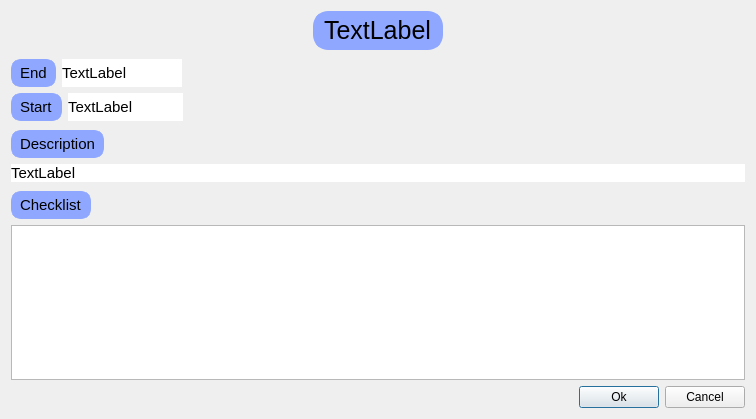
<?xml version="1.0" encoding="UTF-8"?>
<ui version="4.0">
 <class>Otask</class>
 <widget class="QDialog" name="Otask">
  <property name="geometry">
   <rect>
    <x>0</x>
    <y>0</y>
    <width>756</width>
    <height>419</height>
   </rect>
  </property>
  <property name="windowTitle">
   <string>Dialog</string>
  </property>
  <layout class="QVBoxLayout" name="verticalLayout">
   <item>
    <layout class="QHBoxLayout" name="horizontalLayout_4">
     <item>
      <spacer name="horizontalSpacer">
       <property name="orientation">
        <enum>Qt::Horizontal</enum>
       </property>
       <property name="sizeHint" stdset="0">
        <size>
         <width>40</width>
         <height>20</height>
        </size>
       </property>
      </spacer>
     </item>
     <item>
      <widget class="QLabel" name="taskLabel">
       <property name="styleSheet">
        <string notr="true">color : black;
border-width: 5px;
border-style: solid;
border-radius : 15px;
border-color : rgb(143, 167, 255);
background-color : rgb(143, 167, 255);
font-size : 25px;


</string>
       </property>
       <property name="text">
        <string>TextLabel</string>
       </property>
      </widget>
     </item>
     <item>
      <spacer name="horizontalSpacer_2">
       <property name="orientation">
        <enum>Qt::Horizontal</enum>
       </property>
       <property name="sizeHint" stdset="0">
        <size>
         <width>40</width>
         <height>20</height>
        </size>
       </property>
      </spacer>
     </item>
    </layout>
   </item>
   <item>
    <spacer name="verticalSpacer_3">
     <property name="orientation">
      <enum>Qt::Vertical</enum>
     </property>
     <property name="sizeHint" stdset="0">
      <size>
       <width>20</width>
       <height>40</height>
      </size>
     </property>
    </spacer>
   </item>
   <item>
    <layout class="QVBoxLayout" name="verticalLayout_4">
     <item>
      <layout class="QFormLayout" name="formLayout_3">
       <item row="0" column="0">
        <widget class="QLabel" name="label_3">
         <property name="styleSheet">
          <string notr="true">color : black;
border-width: 5px;
border-style: solid;
border-radius : 10px;
border-color : rgb(143, 167, 255);
background-color : rgb(143, 167, 255);
font-size : 15px;</string>
         </property>
         <property name="text">
          <string>End</string>
         </property>
        </widget>
       </item>
       <item row="0" column="1">
        <widget class="QLabel" name="endLabel">
         <property name="maximumSize">
          <size>
           <width>120</width>
           <height>16777215</height>
          </size>
         </property>
         <property name="styleSheet">
          <string notr="true">font-size : 15px;
background-color : white;</string>
         </property>
         <property name="text">
          <string>TextLabel</string>
         </property>
        </widget>
       </item>
      </layout>
     </item>
     <item>
      <layout class="QFormLayout" name="formLayout_4">
       <item row="0" column="0">
        <widget class="QLabel" name="label_2">
         <property name="styleSheet">
          <string notr="true">color : black;
border-width: 5px;
border-style: solid;
border-radius : 10px;
border-color : rgb(143, 167, 255);
background-color : rgb(143, 167, 255);
font-size : 15px;</string>
         </property>
         <property name="text">
          <string>Start</string>
         </property>
        </widget>
       </item>
       <item row="0" column="1">
        <widget class="QLabel" name="startLabel">
         <property name="maximumSize">
          <size>
           <width>115</width>
           <height>16777215</height>
          </size>
         </property>
         <property name="styleSheet">
          <string notr="true">font-size : 15px;
background-color : white;</string>
         </property>
         <property name="text">
          <string>TextLabel</string>
         </property>
        </widget>
       </item>
      </layout>
     </item>
    </layout>
   </item>
   <item>
    <spacer name="verticalSpacer_2">
     <property name="orientation">
      <enum>Qt::Vertical</enum>
     </property>
     <property name="sizeHint" stdset="0">
      <size>
       <width>20</width>
       <height>40</height>
      </size>
     </property>
    </spacer>
   </item>
   <item>
    <layout class="QVBoxLayout" name="verticalLayout_2">
     <item>
      <layout class="QHBoxLayout" name="horizontalLayout_5">
       <item>
        <widget class="QLabel" name="label_4">
         <property name="styleSheet">
          <string notr="true">color : black;
border-width: 5px;
border-style: solid;
border-radius : 10px;
border-color : rgb(143, 167, 255);
background-color : rgb(143, 167, 255);
font-size : 15px;</string>
         </property>
         <property name="text">
          <string>Description</string>
         </property>
        </widget>
       </item>
       <item>
        <spacer name="horizontalSpacer_3">
         <property name="orientation">
          <enum>Qt::Horizontal</enum>
         </property>
         <property name="sizeHint" stdset="0">
          <size>
           <width>40</width>
           <height>20</height>
          </size>
         </property>
        </spacer>
       </item>
      </layout>
     </item>
     <item>
      <widget class="QLabel" name="descLabel">
       <property name="styleSheet">
        <string notr="true">font-size : 15px;
background-color : white;</string>
       </property>
       <property name="text">
        <string>TextLabel</string>
       </property>
      </widget>
     </item>
     <item>
      <spacer name="verticalSpacer">
       <property name="orientation">
        <enum>Qt::Vertical</enum>
       </property>
       <property name="sizeHint" stdset="0">
        <size>
         <width>20</width>
         <height>40</height>
        </size>
       </property>
      </spacer>
     </item>
    </layout>
   </item>
   <item>
    <layout class="QVBoxLayout" name="verticalLayout_3">
     <item>
      <layout class="QHBoxLayout" name="horizontalLayout_6">
       <item>
        <widget class="QLabel" name="label_8">
         <property name="styleSheet">
          <string notr="true">color : black;
border-width: 5px;
border-style: solid;
border-radius : 10px;
border-color : rgb(143, 167, 255);
background-color : rgb(143, 167, 255);
font-size : 15px;</string>
         </property>
         <property name="text">
          <string>Checklist</string>
         </property>
        </widget>
       </item>
       <item>
        <spacer name="horizontalSpacer_4">
         <property name="orientation">
          <enum>Qt::Horizontal</enum>
         </property>
         <property name="sizeHint" stdset="0">
          <size>
           <width>40</width>
           <height>20</height>
          </size>
         </property>
        </spacer>
       </item>
      </layout>
     </item>
     <item>
      <widget class="QListWidget" name="listWidget">
       <property name="styleSheet">
        <string notr="true">font-size : 15px;</string>
       </property>
      </widget>
     </item>
    </layout>
   </item>
   <item>
    <layout class="QHBoxLayout" name="horizontalLayout">
     <item>
      <spacer name="horizontalSpacer_5">
       <property name="orientation">
        <enum>Qt::Horizontal</enum>
       </property>
       <property name="sizeHint" stdset="0">
        <size>
         <width>40</width>
         <height>20</height>
        </size>
       </property>
      </spacer>
     </item>
     <item>
      <widget class="QPushButton" name="pushButton">
       <property name="text">
        <string>Ok</string>
       </property>
      </widget>
     </item>
     <item>
      <widget class="QPushButton" name="pushButton_2">
       <property name="text">
        <string>Cancel</string>
       </property>
      </widget>
     </item>
    </layout>
   </item>
  </layout>
 </widget>
 <resources/>
 <connections>
  <connection>
   <sender>pushButton_2</sender>
   <signal>clicked()</signal>
   <receiver>Otask</receiver>
   <slot>close()</slot>
   <hints>
    <hint type="sourcelabel">
     <x>729</x>
     <y>402</y>
    </hint>
    <hint type="destinationlabel">
     <x>751</x>
     <y>414</y>
    </hint>
   </hints>
  </connection>
 </connections>
</ui>
